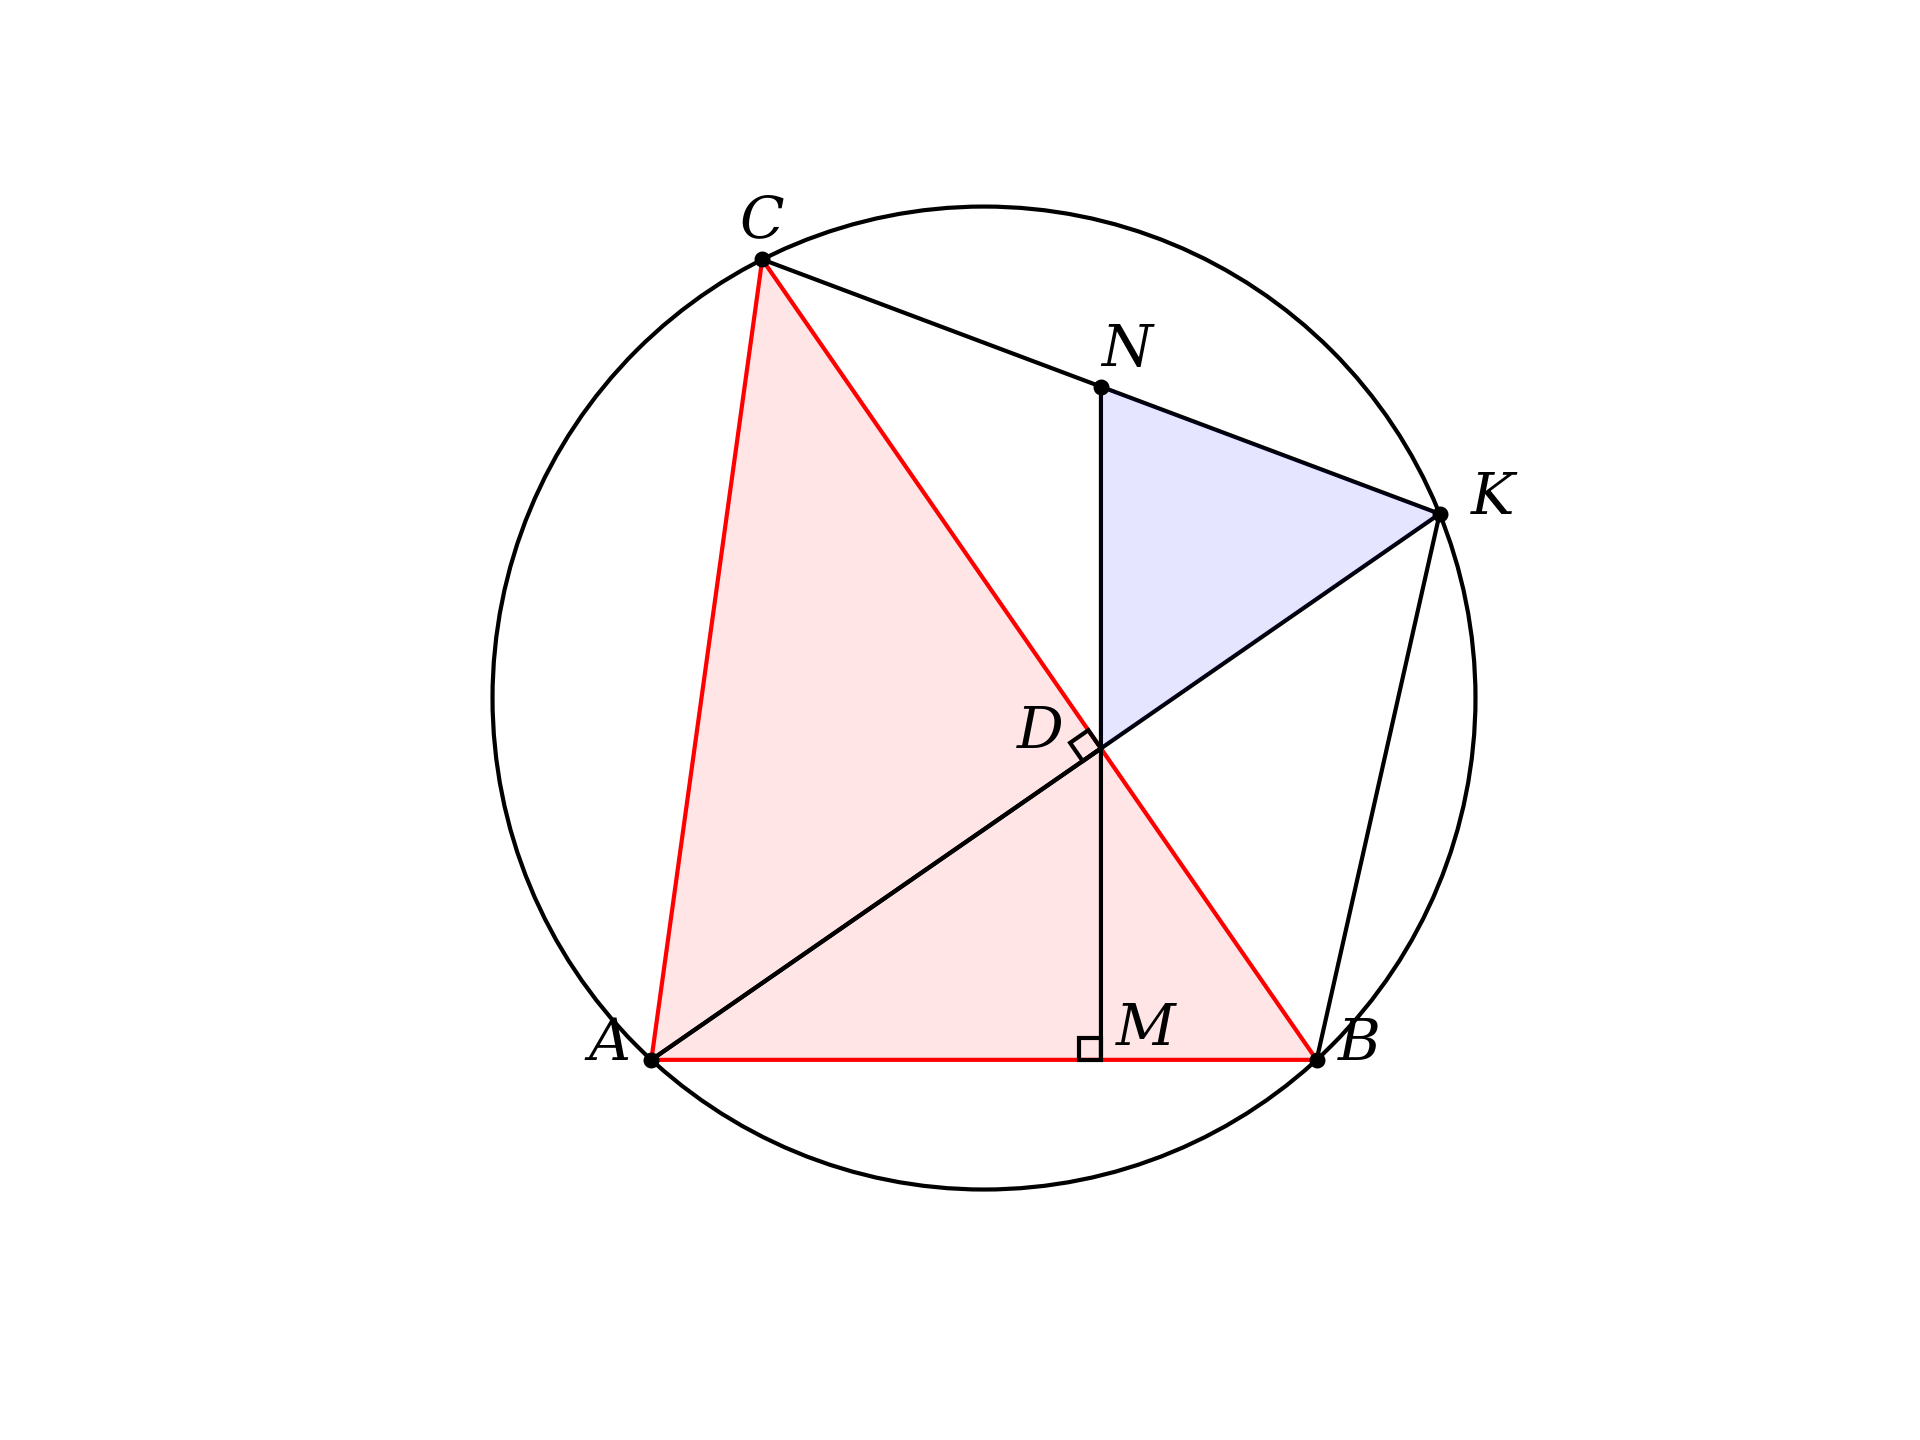

Reproduce this figure in Python.
import sys,math
import matplotlib.pyplot as plt
import numpy as np

import geometry as geo

fig, ax = geo.init()
ax.set(xlim=(-30,120), ylim=(-30,120))

pL = geo.get_cyclic_quadrilateral()
A,B,K,C = pL

geo.outline_polygon(ax,[A,B,C])
geo.fill_polygon(ax,[A,B,C])

Q,r = geo.get_circumcircle([A,B,C])
circle = plt.Circle(
    (Q.x,Q.y),r,fc='none',ec='k')
ax.add_patch(circle)

aD = geo.get_orthocenter_and_altitudes([A,B,C])
D = aD['D']
    
geo.draw_line_segments(ax,[[A,K],[B,K],[C,K]])

# find the vertical from D to another side
M = geo.get_point_perp_on_line_for_point(D,[A,B])
N = geo.get_intersection_for_two_lines(
    [D,M],[C,K])
    
geo.draw_line_segments(ax,[[A,D],[M,N]])

geo.fill_polygon(ax,[D,N,K],fc='b',alpha=0.1)

geo.scatter_points(ax,[A,B,C,K,N])



points = [
          ['A',A,'W',6],
          ['B',B,'E',2],
          ['C',C,'NW',3],
          ['D',D,'W',8],
          ['M',M,'NE',2],
          ['N',N,'N',2],
          ['K',K,'E',3],
         ]

geo.label_points(points)

box = geo.mark_right_angle(D,[A,C])
geo.outline_polygon(ax,box,ec='k')

box = geo.mark_right_angle(M,[A,N])
geo.outline_polygon(ax,box,ec='k')


#----------

plt.gca().set_axis_off()
ofn = '/Users/telliott/Desktop/brahmagupta.png'
plt.savefig(ofn, dpi=300)